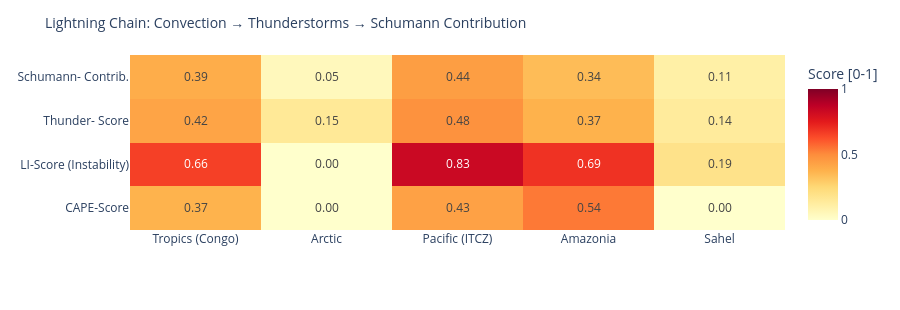

Source (notebook cell):
### Code cell
# ============================================================
# LIGHTNING CHAIN: Convection → Thunderstorms → Schumann
# Shows the causal chain per measurement point as heatmap
# ============================================================

def cape_score(v):
    """CAPE → normalized score [0,1]"""
    if v is None or pd.isna(v): return 0.0
    return min(1.0, float(v) / 3000)

def li_score(v):
    """Lifted Index: negative = unstable → score [0,1]"""
    if v is None or pd.isna(v): return 0.3
    return min(1.0, max(0.0, (-float(v) + 6) / 12))

def cloud_score(v):
    if v is None or pd.isna(v): return 0.3
    return float(v) / 100

def thunder_score(row):
    """Kombinierter Gewitterwahrscheinlichkeits-Score
    CAPE + LI + Bedeckung + WMO-Gewitter + konvektiver Niederschlag (showers)
    Hinweis: X-Ray und Kp sind kein Bestandteil – nur geomagn./solarer Kontext.
    """
    cs = cape_score(row.get('cape'))
    ls = li_score(row.get('li'))
    cl = cloud_score(row.get('cloud'))
    t  = 1.0 if row.get('thunderstorm') else 0.0
    # Convective precipitation (showers) as additional indicator
    sh = min(1.0, (row.get('showers') or 0) / 5.0)
    return round(cs * 0.30 + ls * 0.25 + cl * 0.15 + t * 0.20 + sh * 0.10, 3)

def schumann_contribution(t_score, lat):
    """Schumann contribution: higher in tropics (±30°), scaled by thunderstorm score"""
    lat_weight = max(0.3, 1.0 - abs(lat) / 60)
    return round(t_score * lat_weight, 3)

df_atm['cape_score']   = df_atm.apply(lambda r: cape_score(r['cape']), axis=1)
df_atm['li_score']     = df_atm.apply(lambda r: li_score(r['li']),    axis=1)
df_atm['thunder_score']= df_atm.apply(lambda r: thunder_score(r.to_dict()), axis=1)
df_atm['schumann_contribution'] = df_atm.apply(
    lambda r: schumann_contribution(r['thunder_score'], r['lat']), axis=1)

metrics = ['cape_score', 'li_score', 'thunder_score', 'schumann_contribution']
labels  = ['CAPE-Score', 'LI-Score\n(Instability)', 'Thunder-\nScore', 'Schumann-\nContrib.']
z_data  = [df_atm[m].tolist() for m in metrics]

fig = go.Figure(go.Heatmap(
    z=z_data,
    x=df_atm['point'].tolist(),
    y=labels,
    colorscale='YlOrRd',
    zmin=0, zmax=1,
    text=[[f'{v:.2f}' for v in row] for row in z_data],
    texttemplate='%{text}', textfont=dict(size=12),
    colorbar=dict(title='Score [0-1]')
))
fig.update_layout(
    title=dict(text='Lightning Chain: Convection → Thunderstorms → Schumann Contribution', font=dict(size=14)),
    height=310,
    plot_bgcolor='rgba(0,0,0,0)', paper_bgcolor='rgba(0,0,0,0)',
    margin=dict(l=130, r=80, t=55, b=80)
)
fig.show()

### Figure 1 — Plotly figure (JSON) as saved in the notebook; plotly's stock layout.template omitted (floating-point values rounded to 4 significant figures)
{"data": [{"colorbar": {"title": {"text": "Score [0-1]"}}, "colorscale": [[0.0, "rgb(255,255,204)"], [0.125, "rgb(255,237,160)"], [0.25, "rgb(254,217,118)"], [0.375, "rgb(254,178,76)"], [0.5, "rgb(253,141,60)"], [0.625, "rgb(252,78,42)"], [0.75, "rgb(227,26,28)"], [0.875, "rgb(189,0,38)"], [1.0, "rgb(128,0,38)"]], "text": [["0.37", "0.00", "0.43", "0.54", "0.00"], ["0.66", "0.00", "0.83", "0.69", "0.19"], ["0.42", "0.15", "0.48", "0.37", "0.14"], ["0.39", "0.05", "0.44", "0.34", "0.11"]], "textfont": {"size": 12}, "texttemplate": "%{text}", "type": "heatmap", "x": ["Tropics (Congo)", "Arctic", "Pacific (ITCZ)", "Amazonia", "Sahel"], "y": ["CAPE-Score", "LI-Score\n(Instability)", "Thunder-\nScore", "Schumann-\nContrib."], "z": [[0.3733, 0.0, 0.4333, 0.54, 0.0], [0.6583, 0.0, 0.8333, 0.6917, 0.1917], [0.421, 0.152, 0.482, 0.374, 0.136], [0.393, 0.046, 0.442, 0.343, 0.107]], "zmax": 1, "zmin": 0}], "layout": {"height": 310, "margin": {"b": 80, "l": 130, "r": 80, "t": 55}, "paper_bgcolor": "rgba(0,0,0,0)", "plot_bgcolor": "rgba(0,0,0,0)", "title": {"font": {"size": 14}, "text": "Lightning Chain: Convection → Thunderstorms → Schumann Contribution"}}}
